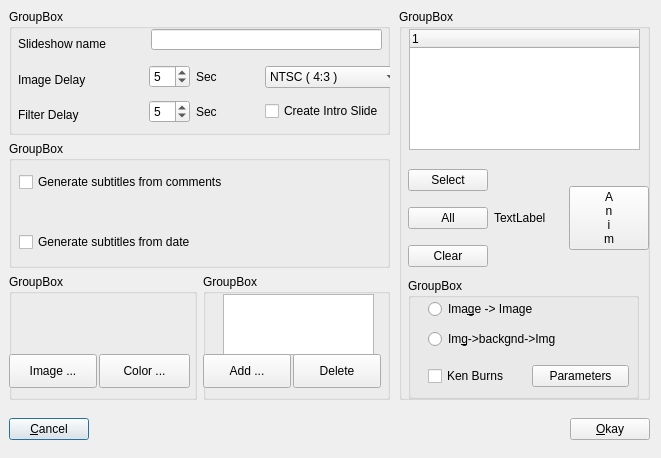
<?xml version="1.0" encoding="UTF-8"?>
<ui version="4.0">
 <class>uiSlideshow</class>
 <widget class="QDialog" name="uiSlideshow">
  <property name="geometry">
   <rect>
    <x>0</x>
    <y>0</y>
    <width>661</width>
    <height>458</height>
   </rect>
  </property>
  <property name="windowTitle">
   <string>Dialog</string>
  </property>
  <widget class="QWidget" name="horizontalLayoutWidget">
   <property name="geometry">
    <rect>
     <x>9</x>
     <y>409</y>
     <width>641</width>
     <height>41</height>
    </rect>
   </property>
   <layout class="QHBoxLayout" name="horizontalLayout">
    <item>
     <widget class="QPushButton" name="m_pButtonCancel">
      <property name="text">
       <string>&amp;Cancel</string>
      </property>
     </widget>
    </item>
    <item>
     <spacer name="horizontalSpacer">
      <property name="orientation">
       <enum>Qt::Horizontal</enum>
      </property>
      <property name="sizeHint" stdset="0">
       <size>
        <width>40</width>
        <height>20</height>
       </size>
      </property>
     </spacer>
    </item>
    <item>
     <widget class="QPushButton" name="m_pButtonOkay">
      <property name="text">
       <string>&amp;Okay</string>
      </property>
     </widget>
    </item>
   </layout>
  </widget>
  <widget class="QWidget" name="verticalLayoutWidget">
   <property name="geometry">
    <rect>
     <x>9</x>
     <y>9</y>
     <width>381</width>
     <height>391</height>
    </rect>
   </property>
   <layout class="QVBoxLayout" name="verticalLayout">
    <item>
     <widget class="QGroupBox" name="m_pGroupGeneral">
      <property name="title">
       <string>GroupBox</string>
      </property>
      <widget class="QWidget" name="verticalLayoutWidget_2">
       <property name="geometry">
        <rect>
         <x>9</x>
         <y>20</y>
         <width>121</width>
         <height>101</height>
        </rect>
       </property>
       <layout class="QVBoxLayout" name="verticalLayout_2">
        <item>
         <widget class="QLabel" name="textLabel1">
          <property name="text">
           <string>Slideshow name</string>
          </property>
         </widget>
        </item>
        <item>
         <widget class="QLabel" name="textLabel3">
          <property name="text">
           <string>Image Delay</string>
          </property>
         </widget>
        </item>
        <item>
         <widget class="QLabel" name="textLabel3_2">
          <property name="text">
           <string>Filter Delay</string>
          </property>
         </widget>
        </item>
       </layout>
      </widget>
      <widget class="QLineEdit" name="m_pEditName">
       <property name="geometry">
        <rect>
         <x>142</x>
         <y>20</y>
         <width>231</width>
         <height>21</height>
        </rect>
       </property>
      </widget>
      <widget class="QWidget" name="gridLayoutWidget">
       <property name="geometry">
        <rect>
         <x>140</x>
         <y>50</y>
         <width>111</width>
         <height>72</height>
        </rect>
       </property>
       <layout class="QGridLayout" name="gridLayout">
        <item row="0" column="0">
         <widget class="QSpinBox" name="m_pSpinImageDelay">
          <property name="value">
           <number>5</number>
          </property>
         </widget>
        </item>
        <item row="0" column="1">
         <widget class="QLabel" name="textLabel2">
          <property name="text">
           <string>Sec</string>
          </property>
         </widget>
        </item>
        <item row="1" column="1">
         <widget class="QLabel" name="textLabel2_2">
          <property name="text">
           <string>Sec</string>
          </property>
         </widget>
        </item>
        <item row="1" column="0">
         <widget class="QSpinBox" name="m_pSpinFilterDelay">
          <property name="value">
           <number>5</number>
          </property>
         </widget>
        </item>
        <item row="0" column="2">
         <spacer name="horizontalSpacer_2">
          <property name="orientation">
           <enum>Qt::Horizontal</enum>
          </property>
          <property name="sizeHint" stdset="0">
           <size>
            <width>40</width>
            <height>20</height>
           </size>
          </property>
         </spacer>
        </item>
        <item row="1" column="2">
         <spacer name="horizontalSpacer_3">
          <property name="orientation">
           <enum>Qt::Horizontal</enum>
          </property>
          <property name="sizeHint" stdset="0">
           <size>
            <width>40</width>
            <height>20</height>
           </size>
          </property>
         </spacer>
        </item>
       </layout>
      </widget>
      <widget class="QWidget" name="verticalLayoutWidget_3">
       <property name="geometry">
        <rect>
         <x>256</x>
         <y>50</y>
         <width>137</width>
         <height>71</height>
        </rect>
       </property>
       <layout class="QVBoxLayout" name="verticalLayout_3">
        <item>
         <widget class="QComboBox" name="m_pComboFormat">
          <property name="currentText">
           <string>NTSC ( 4:3 )</string>
          </property>
          <property name="currentIndex">
           <number>0</number>
          </property>
          <item>
           <property name="text">
            <string>NTSC ( 4:3 )</string>
           </property>
          </item>
          <item>
           <property name="text">
            <string>PAL ( 4:3 )</string>
           </property>
          </item>
          <item>
           <property name="text">
            <string>NTSC ( 16:9 )</string>
           </property>
          </item>
          <item>
           <property name="text">
            <string>PAL ( 16:9 )</string>
           </property>
          </item>
         </widget>
        </item>
        <item>
         <widget class="QCheckBox" name="m_pCheckIntroPage">
          <property name="text">
           <string>Create Intro Slide</string>
          </property>
         </widget>
        </item>
       </layout>
      </widget>
     </widget>
    </item>
    <item>
     <widget class="QGroupBox" name="groupBox">
      <property name="title">
       <string>GroupBox</string>
      </property>
      <widget class="QCheckBox" name="m_pCheckComments">
       <property name="geometry">
        <rect>
         <x>10</x>
         <y>30</y>
         <width>341</width>
         <height>22</height>
        </rect>
       </property>
       <property name="text">
        <string>Generate subtitles from comments</string>
       </property>
      </widget>
      <widget class="QCheckBox" name="m_pCheckDate">
       <property name="geometry">
        <rect>
         <x>10</x>
         <y>90</y>
         <width>311</width>
         <height>22</height>
        </rect>
       </property>
       <property name="text">
        <string>Generate subtitles from date</string>
       </property>
      </widget>
     </widget>
    </item>
    <item>
     <layout class="QHBoxLayout" name="horizontalLayout_2">
      <item>
       <widget class="QGroupBox" name="groupBox_4">
        <property name="title">
         <string>GroupBox</string>
        </property>
        <widget class="QLabel" name="m_pLabelBackground">
         <property name="geometry">
          <rect>
           <x>8</x>
           <y>30</y>
           <width>171</width>
           <height>41</height>
          </rect>
         </property>
         <property name="text">
          <string/>
         </property>
        </widget>
        <widget class="QPushButton" name="m_pButtonImage">
         <property name="geometry">
          <rect>
           <x>0</x>
           <y>80</y>
           <width>88</width>
           <height>34</height>
          </rect>
         </property>
         <property name="text">
          <string>Image ...</string>
         </property>
        </widget>
        <widget class="QPushButton" name="m_pButtonColor">
         <property name="geometry">
          <rect>
           <x>90</x>
           <y>80</y>
           <width>91</width>
           <height>34</height>
          </rect>
         </property>
         <property name="text">
          <string>Color ...</string>
         </property>
        </widget>
       </widget>
      </item>
      <item>
       <widget class="QGroupBox" name="m_pGroupAudio">
        <property name="title">
         <string>GroupBox</string>
        </property>
        <widget class="QListWidget" name="m_pListAudio">
         <property name="geometry">
          <rect>
           <x>20</x>
           <y>20</y>
           <width>151</width>
           <height>61</height>
          </rect>
         </property>
        </widget>
        <widget class="QPushButton" name="m_pButtonAdd">
         <property name="geometry">
          <rect>
           <x>0</x>
           <y>80</y>
           <width>88</width>
           <height>34</height>
          </rect>
         </property>
         <property name="text">
          <string>Add ...</string>
         </property>
        </widget>
        <widget class="QPushButton" name="m_pButtonDelete">
         <property name="geometry">
          <rect>
           <x>90</x>
           <y>80</y>
           <width>88</width>
           <height>34</height>
          </rect>
         </property>
         <property name="text">
          <string>Delete</string>
         </property>
        </widget>
       </widget>
      </item>
     </layout>
    </item>
   </layout>
  </widget>
  <widget class="QGroupBox" name="groupBox_5">
   <property name="geometry">
    <rect>
     <x>399</x>
     <y>9</y>
     <width>251</width>
     <height>391</height>
    </rect>
   </property>
   <property name="title">
    <string>GroupBox</string>
   </property>
   <widget class="QTreeWidget" name="m_pListViewTransitions">
    <property name="geometry">
     <rect>
      <x>10</x>
      <y>20</y>
      <width>231</width>
      <height>121</height>
     </rect>
    </property>
    <column>
     <property name="text">
      <string notr="true">1</string>
     </property>
    </column>
   </widget>
   <widget class="QWidget" name="gridLayoutWidget_2">
    <property name="geometry">
     <rect>
      <x>9</x>
      <y>150</y>
      <width>241</width>
      <height>121</height>
     </rect>
    </property>
    <layout class="QGridLayout" name="gridLayout_2">
     <item row="0" column="0">
      <widget class="QPushButton" name="m_pButtonSelect">
       <property name="text">
        <string>Select</string>
       </property>
      </widget>
     </item>
     <item row="1" column="0">
      <widget class="QPushButton" name="m_pButtonAll">
       <property name="text">
        <string>All</string>
       </property>
      </widget>
     </item>
     <item row="2" column="0">
      <widget class="QPushButton" name="m_pButtonClear">
       <property name="text">
        <string>Clear</string>
       </property>
      </widget>
     </item>
     <item row="0" column="2" rowspan="3">
      <widget class="QPushButton" name="m_pButtonAnim">
       <property name="text">
        <string>A
n
i
m</string>
       </property>
      </widget>
     </item>
     <item row="0" column="1" rowspan="3">
      <widget class="QLabel" name="m_pLabelPreview">
       <property name="text">
        <string>TextLabel</string>
       </property>
      </widget>
     </item>
    </layout>
   </widget>
   <widget class="QGroupBox" name="groupBox_6">
    <property name="geometry">
     <rect>
      <x>9</x>
      <y>269</y>
      <width>231</width>
      <height>121</height>
     </rect>
    </property>
    <property name="title">
     <string>GroupBox</string>
    </property>
    <widget class="QRadioButton" name="m_pRadioImgImg">
     <property name="geometry">
      <rect>
       <x>20</x>
       <y>20</y>
       <width>201</width>
       <height>22</height>
      </rect>
     </property>
     <property name="text">
      <string>Ima&amp;ge -&gt; Image</string>
     </property>
    </widget>
    <widget class="QRadioButton" name="m_pRadioImgBkgImg">
     <property name="geometry">
      <rect>
       <x>20</x>
       <y>50</y>
       <width>201</width>
       <height>22</height>
      </rect>
     </property>
     <property name="text">
      <string>Im&amp;g-&gt;backgnd-&gt;Img</string>
     </property>
    </widget>
    <widget class="QWidget" name="horizontalLayoutWidget_2">
     <property name="geometry">
      <rect>
       <x>20</x>
       <y>80</y>
       <width>201</width>
       <height>36</height>
      </rect>
     </property>
     <layout class="QHBoxLayout" name="horizontalLayout_3">
      <item>
       <widget class="QCheckBox" name="m_pCheckKenBurns">
        <property name="text">
         <string>Ken Burns</string>
        </property>
       </widget>
      </item>
      <item>
       <widget class="QPushButton" name="m_pButtonKBParams">
        <property name="text">
         <string>Parameters</string>
        </property>
       </widget>
      </item>
     </layout>
    </widget>
   </widget>
  </widget>
 </widget>
 <resources/>
 <connections/>
</ui>
